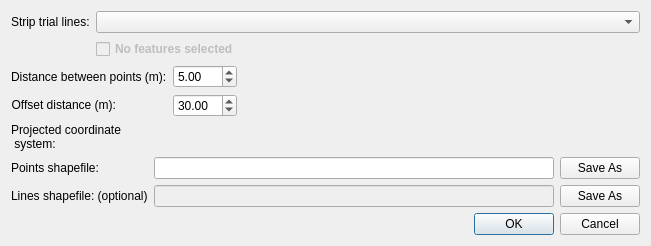
<?xml version="1.0" encoding="UTF-8"?>
<ui version="4.0">
 <class>DialogCreateStripTrialPoints</class>
 <widget class="QDialog" name="DialogCreateStripTrialPoints">
  <property name="windowModality">
   <enum>Qt::ApplicationModal</enum>
  </property>
  <property name="geometry">
   <rect>
    <x>0</x>
    <y>0</y>
    <width>651</width>
    <height>249</height>
   </rect>
  </property>
  <property name="sizePolicy">
   <sizepolicy hsizetype="MinimumExpanding" vsizetype="MinimumExpanding">
    <horstretch>0</horstretch>
    <verstretch>0</verstretch>
   </sizepolicy>
  </property>
  <property name="minimumSize">
   <size>
    <width>651</width>
    <height>0</height>
   </size>
  </property>
  <property name="maximumSize">
   <size>
    <width>16777215</width>
    <height>16777215</height>
   </size>
  </property>
  <property name="windowTitle">
   <string>Create strip trial points</string>
  </property>
  <property name="toolTip">
   <string/>
  </property>
  <property name="statusTip">
   <string/>
  </property>
  <property name="whatsThis">
   <string/>
  </property>
  <property name="autoFillBackground">
   <bool>true</bool>
  </property>
  <layout class="QFormLayout" name="formLayout">
   <property name="sizeConstraint">
    <enum>QLayout::SetFixedSize</enum>
   </property>
   <property name="fieldGrowthPolicy">
    <enum>QFormLayout::AllNonFixedFieldsGrow</enum>
   </property>
   <property name="leftMargin">
    <number>9</number>
   </property>
   <property name="topMargin">
    <number>9</number>
   </property>
   <property name="rightMargin">
    <number>9</number>
   </property>
   <property name="bottomMargin">
    <number>9</number>
   </property>
   <item row="0" column="0" colspan="2">
    <widget class="QFrame" name="fraMain">
     <property name="sizePolicy">
      <sizepolicy hsizetype="MinimumExpanding" vsizetype="Fixed">
       <horstretch>0</horstretch>
       <verstretch>0</verstretch>
      </sizepolicy>
     </property>
     <property name="frameShape">
      <enum>QFrame::NoFrame</enum>
     </property>
     <property name="frameShadow">
      <enum>QFrame::Plain</enum>
     </property>
     <layout class="QGridLayout" name="gridLayout_3">
      <property name="leftMargin">
       <number>2</number>
      </property>
      <property name="topMargin">
       <number>2</number>
      </property>
      <property name="rightMargin">
       <number>2</number>
      </property>
      <property name="bottomMargin">
       <number>2</number>
      </property>
      <item row="3" column="0">
       <widget class="QDialogButtonBox" name="buttonBox">
        <property name="sizePolicy">
         <sizepolicy hsizetype="Preferred" vsizetype="MinimumExpanding">
          <horstretch>0</horstretch>
          <verstretch>0</verstretch>
         </sizepolicy>
        </property>
        <property name="orientation">
         <enum>Qt::Horizontal</enum>
        </property>
        <property name="standardButtons">
         <set>QDialogButtonBox::Cancel|QDialogButtonBox::Ok</set>
        </property>
       </widget>
      </item>
      <item row="2" column="0">
       <layout class="QGridLayout" name="gridLayout_2">
        <item row="2" column="1">
         <widget class="QLineEdit" name="lneSaveLinesFile">
          <property name="enabled">
           <bool>false</bool>
          </property>
          <property name="minimumSize">
           <size>
            <width>0</width>
            <height>20</height>
           </size>
          </property>
          <property name="readOnly">
           <bool>true</bool>
          </property>
         </widget>
        </item>
        <item row="1" column="2">
         <widget class="QPushButton" name="cmdSavePointsFile">
          <property name="sizePolicy">
           <sizepolicy hsizetype="Fixed" vsizetype="Fixed">
            <horstretch>0</horstretch>
            <verstretch>0</verstretch>
           </sizepolicy>
          </property>
          <property name="text">
           <string>Save As</string>
          </property>
         </widget>
        </item>
        <item row="1" column="1">
         <widget class="QLineEdit" name="lneSavePointsFile">
          <property name="sizePolicy">
           <sizepolicy hsizetype="MinimumExpanding" vsizetype="Preferred">
            <horstretch>0</horstretch>
            <verstretch>0</verstretch>
           </sizepolicy>
          </property>
          <property name="minimumSize">
           <size>
            <width>400</width>
            <height>20</height>
           </size>
          </property>
          <property name="toolTip">
           <string>&lt;html&gt;&lt;head/&gt;&lt;body&gt;&lt;p&gt;Save output image to this folder. A sub-folder with the image name will be created.&lt;/p&gt;&lt;/body&gt;&lt;/html&gt;</string>
          </property>
         </widget>
        </item>
        <item row="1" column="0">
         <widget class="QLabel" name="lblSavePointsFile">
          <property name="sizePolicy">
           <sizepolicy hsizetype="Fixed" vsizetype="Preferred">
            <horstretch>0</horstretch>
            <verstretch>0</verstretch>
           </sizepolicy>
          </property>
          <property name="text">
           <string>Points shapefile:</string>
          </property>
          <property name="wordWrap">
           <bool>true</bool>
          </property>
         </widget>
        </item>
        <item row="0" column="0">
         <widget class="QLabel" name="lblOutCRSTitle">
          <property name="sizePolicy">
           <sizepolicy hsizetype="Fixed" vsizetype="Preferred">
            <horstretch>0</horstretch>
            <verstretch>0</verstretch>
           </sizepolicy>
          </property>
          <property name="minimumSize">
           <size>
            <width>0</width>
            <height>25</height>
           </size>
          </property>
          <property name="text">
           <string>Projected coordinate
 system:</string>
          </property>
          <property name="wordWrap">
           <bool>true</bool>
          </property>
         </widget>
        </item>
        <item row="2" column="2">
         <widget class="QPushButton" name="cmdSaveLinesFile">
          <property name="enabled">
           <bool>true</bool>
          </property>
          <property name="sizePolicy">
           <sizepolicy hsizetype="Minimum" vsizetype="Fixed">
            <horstretch>0</horstretch>
            <verstretch>0</verstretch>
           </sizepolicy>
          </property>
          <property name="text">
           <string>Save As</string>
          </property>
         </widget>
        </item>
        <item row="0" column="1">
         <widget class="QgsProjectionSelectionWidget" name="mCRSoutput" native="true"/>
        </item>
        <item row="2" column="0">
         <widget class="QLabel" name="lblSaveLinesFile">
          <property name="sizePolicy">
           <sizepolicy hsizetype="Fixed" vsizetype="Preferred">
            <horstretch>0</horstretch>
            <verstretch>0</verstretch>
           </sizepolicy>
          </property>
          <property name="text">
           <string>Lines shapefile: (optional)</string>
          </property>
          <property name="wordWrap">
           <bool>true</bool>
          </property>
         </widget>
        </item>
       </layout>
      </item>
      <item row="0" column="0">
       <layout class="QGridLayout" name="gridLayout">
        <item row="0" column="0">
         <widget class="QLabel" name="lblLineLayer">
          <property name="enabled">
           <bool>true</bool>
          </property>
          <property name="sizePolicy">
           <sizepolicy hsizetype="Fixed" vsizetype="Preferred">
            <horstretch>0</horstretch>
            <verstretch>0</verstretch>
           </sizepolicy>
          </property>
          <property name="text">
           <string>Strip trial lines:</string>
          </property>
         </widget>
        </item>
        <item row="0" column="1">
         <widget class="QgsMapLayerComboBox" name="mcboLineLayer">
          <property name="sizePolicy">
           <sizepolicy hsizetype="MinimumExpanding" vsizetype="Fixed">
            <horstretch>0</horstretch>
            <verstretch>0</verstretch>
           </sizepolicy>
          </property>
          <property name="minimumSize">
           <size>
            <width>300</width>
            <height>20</height>
           </size>
          </property>
          <property name="allowEmptyLayer" stdset="0">
           <bool>true</bool>
          </property>
         </widget>
        </item>
        <item row="1" column="1">
         <widget class="QCheckBox" name="chkUseSelected">
          <property name="enabled">
           <bool>false</bool>
          </property>
          <property name="sizePolicy">
           <sizepolicy hsizetype="Fixed" vsizetype="Fixed">
            <horstretch>0</horstretch>
            <verstretch>0</verstretch>
           </sizepolicy>
          </property>
          <property name="minimumSize">
           <size>
            <width>0</width>
            <height>0</height>
           </size>
          </property>
          <property name="font">
           <font>
            <weight>75</weight>
            <bold>true</bold>
           </font>
          </property>
          <property name="layoutDirection">
           <enum>Qt::LeftToRight</enum>
          </property>
          <property name="text">
           <string>No features selected</string>
          </property>
         </widget>
        </item>
       </layout>
      </item>
      <item row="1" column="0">
       <layout class="QGridLayout" name="gridLayout_4">
        <item row="0" column="0">
         <widget class="QLabel" name="lblDistBtwnPoints">
          <property name="sizePolicy">
           <sizepolicy hsizetype="Fixed" vsizetype="Preferred">
            <horstretch>0</horstretch>
            <verstretch>0</verstretch>
           </sizepolicy>
          </property>
          <property name="text">
           <string>Distance between points (m):</string>
          </property>
         </widget>
        </item>
        <item row="0" column="1">
         <widget class="QDoubleSpinBox" name="dsbDistBtwnPoints">
          <property name="sizePolicy">
           <sizepolicy hsizetype="Minimum" vsizetype="Preferred">
            <horstretch>0</horstretch>
            <verstretch>0</verstretch>
           </sizepolicy>
          </property>
          <property name="toolTip">
           <string/>
          </property>
          <property name="minimum">
           <double>1.000000000000000</double>
          </property>
          <property name="maximum">
           <double>500.000000000000000</double>
          </property>
          <property name="singleStep">
           <double>5.000000000000000</double>
          </property>
          <property name="value">
           <double>5.000000000000000</double>
          </property>
         </widget>
        </item>
        <item row="0" column="2">
         <spacer name="horizontalSpacer_4">
          <property name="orientation">
           <enum>Qt::Horizontal</enum>
          </property>
          <property name="sizeType">
           <enum>QSizePolicy::MinimumExpanding</enum>
          </property>
          <property name="sizeHint" stdset="0">
           <size>
            <width>397</width>
            <height>17</height>
           </size>
          </property>
         </spacer>
        </item>
        <item row="1" column="0">
         <widget class="QLabel" name="lblLineOffsetDist">
          <property name="sizePolicy">
           <sizepolicy hsizetype="Fixed" vsizetype="Fixed">
            <horstretch>0</horstretch>
            <verstretch>0</verstretch>
           </sizepolicy>
          </property>
          <property name="minimumSize">
           <size>
            <width>0</width>
            <height>0</height>
           </size>
          </property>
          <property name="layoutDirection">
           <enum>Qt::LeftToRight</enum>
          </property>
          <property name="text">
           <string>Offset distance (m):</string>
          </property>
          <property name="alignment">
           <set>Qt::AlignRight|Qt::AlignTrailing|Qt::AlignVCenter</set>
          </property>
         </widget>
        </item>
        <item row="1" column="1">
         <widget class="QDoubleSpinBox" name="dsbLineOffsetDist">
          <property name="sizePolicy">
           <sizepolicy hsizetype="Minimum" vsizetype="Preferred">
            <horstretch>0</horstretch>
            <verstretch>0</verstretch>
           </sizepolicy>
          </property>
          <property name="minimum">
           <double>1.000000000000000</double>
          </property>
          <property name="maximum">
           <double>500.000000000000000</double>
          </property>
          <property name="singleStep">
           <double>5.000000000000000</double>
          </property>
          <property name="value">
           <double>30.000000000000000</double>
          </property>
         </widget>
        </item>
       </layout>
      </item>
     </layout>
    </widget>
   </item>
  </layout>
 </widget>
 <customwidgets>
  <customwidget>
   <class>QgsMapLayerComboBox</class>
   <extends>QComboBox</extends>
   <header>qgsmaplayercombobox.h</header>
  </customwidget>
  <customwidget>
   <class>QgsProjectionSelectionWidget</class>
   <extends>QWidget</extends>
   <header>qgsprojectionselectionwidget.h</header>
  </customwidget>
 </customwidgets>
 <resources/>
 <connections>
  <connection>
   <sender>buttonBox</sender>
   <signal>accepted()</signal>
   <receiver>DialogCreateStripTrialPoints</receiver>
   <slot>accept()</slot>
   <hints>
    <hint type="sourcelabel">
     <x>305</x>
     <y>434</y>
    </hint>
    <hint type="destinationlabel">
     <x>256</x>
     <y>227</y>
    </hint>
   </hints>
  </connection>
  <connection>
   <sender>buttonBox</sender>
   <signal>rejected()</signal>
   <receiver>DialogCreateStripTrialPoints</receiver>
   <slot>reject()</slot>
   <hints>
    <hint type="sourcelabel">
     <x>305</x>
     <y>434</y>
    </hint>
    <hint type="destinationlabel">
     <x>256</x>
     <y>227</y>
    </hint>
   </hints>
  </connection>
 </connections>
</ui>
